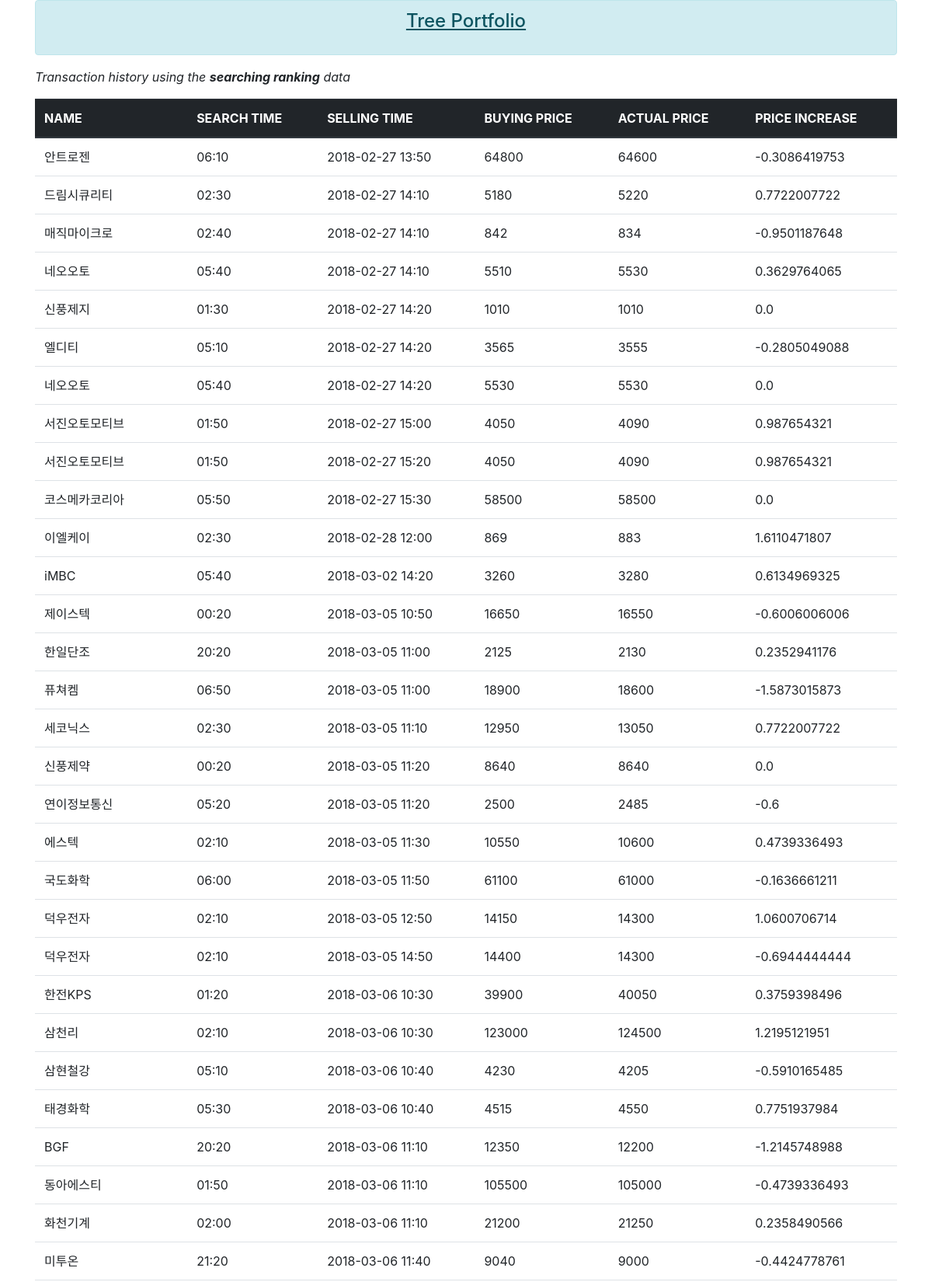
/best_table/ (upper part), run on the app's committed database.
### main/models.py (models this page shows, shortened)
class Transaction(models.Model):
	name = models.CharField(max_length=30)
	search_time = models.CharField(max_length=30)
	selling_time = models.CharField(max_length=30)
	buying_price = models.CharField(max_length=30)
	actual_price = models.CharField(max_length=30)
	price_increase = models.CharField(max_length=30)

### main/views.py (the view)
# urls.py: url(r'^best_table/$', views.best_table, name='best_table'),
def best_table(request):
	trans = Transaction.objects.all()
	context = {
		'trans' : trans
	}
	return render(request, 'main/best_table.html', context)

### main/templates/main/best_table.html (shortened to what this page needs)
<!DOCTYPE html>
<html lang="en">
    <head>
        {% load staticfiles %}
        <link rel="stylesheet" href="/static/main/css/bootstrap.min.css">
    </head>
    <body>
            <div class="container">
        <div class="alert alert-info"><h4><p class="text-center"><u>Tree Portfolio</u></p></h4></div>
                <p><em> Transaction history using the <strong>searching ranking</strong> data</em></p>
                <table class="table table-hover">
                    <thead class="thead-dark">
                        <tr>
                            <th> NAME </th>
                            <th> SEARCH TIME</th>
                            <th> SELLING TIME </th>
                            <th> BUYING PRICE </th>
                            <th> ACTUAL PRICE </th>
                            <th> PRICE INCREASE </th>
                        </tr>
                    </thead>
                    <tbody>
                        {% for item in trans %}
                        <tr>
                            <td>{{item.name}}</td>
                            <td>{{item.search_time}}</td>
                            <td>{{item.selling_time}}</td>
                            <td>{{item.buying_price}}</td>
                            <td>{{item.actual_price}}</td>
                            <td>{{item.price_increase}}</td>
                        </tr>
                        {% endfor %}
                    </tbody>
                </table>
            </div>
    </body>
</html>

### data on the page
Transaction: name "안트로젠", search_time "06:10", selling_time "2018-02-27 13:50", buying_price "64800", actual_price "64600", price_increase "-0.3086419753"
Transaction: name "드림시큐리티", search_time "02:30", selling_time "2018-02-27 14:10", buying_price "5180", actual_price "5220", price_increase "0.7722007722"
Transaction: name "매직마이크로", search_time "02:40", selling_time "2018-02-27 14:10", buying_price "842", actual_price "834", price_increase "-0.9501187648"
Transaction: name "네오오토", search_time "05:40", selling_time "2018-02-27 14:10", buying_price "5510", actual_price "5530", price_increase "0.3629764065"
Transaction: name "신풍제지", search_time "01:30", selling_time "2018-02-27 14:20", buying_price "1010", actual_price "1010", price_increase "0.0"
Transaction: name "엘디티", search_time "05:10", selling_time "2018-02-27 14:20", buying_price "3565", actual_price "3555", price_increase "-0.2805049088"
Transaction: name "네오오토", search_time "05:40", selling_time "2018-02-27 14:20", buying_price "5530", actual_price "5530", price_increase "0.0"
Transaction: name "서진오토모티브", search_time "01:50", selling_time "2018-02-27 15:00", buying_price "4050", actual_price "4090", price_increase "0.987654321"
Transaction: name "서진오토모티브", search_time "01:50", selling_time "2018-02-27 15:20", buying_price "4050", actual_price "4090", price_increase "0.987654321"
Transaction: name "코스메카코리아", search_time "05:50", selling_time "2018-02-27 15:30", buying_price "58500", actual_price "58500", price_increase "0.0"
Transaction: name "이엘케이", search_time "02:30", selling_time "2018-02-28 12:00", buying_price "869", actual_price "883", price_increase "1.6110471807"
Transaction: name "iMBC", search_time "05:40", selling_time "2018-03-02 14:20", buying_price "3260", actual_price "3280", price_increase "0.6134969325"
Transaction: name "제이스텍", search_time "00:20", selling_time "2018-03-05 10:50", buying_price "16650", actual_price "16550", price_increase "-0.6006006006"
Transaction: name "한일단조", search_time "20:20", selling_time "2018-03-05 11:00", buying_price "2125", actual_price "2130", price_increase "0.2352941176"
Transaction: name "퓨쳐켐", search_time "06:50", selling_time "2018-03-05 11:00", buying_price "18900", actual_price "18600", price_increase "-1.5873015873"
Transaction: name "세코닉스", search_time "02:30", selling_time "2018-03-05 11:10", buying_price "12950", actual_price "13050", price_increase "0.7722007722"
Transaction: name "신풍제약", search_time "00:20", selling_time "2018-03-05 11:20", buying_price "8640", actual_price "8640", price_increase "0.0"
Transaction: name "연이정보통신", search_time "05:20", selling_time "2018-03-05 11:20", buying_price "2500", actual_price "2485", price_increase "-0.6"
Transaction: name "에스텍", search_time "02:10", selling_time "2018-03-05 11:30", buying_price "10550", actual_price "10600", price_increase "0.4739336493"
Transaction: name "국도화학", search_time "06:00", selling_time "2018-03-05 11:50", buying_price "61100", actual_price "61000", price_increase "-0.1636661211"
Transaction: name "덕우전자", search_time "02:10", selling_time "2018-03-05 12:50", buying_price "14150", actual_price "14300", price_increase "1.0600706714"
Transaction: name "덕우전자", search_time "02:10", selling_time "2018-03-05 14:50", buying_price "14400", actual_price "14300", price_increase "-0.6944444444"
Transaction: name "한전KPS", search_time "01:20", selling_time "2018-03-06 10:30", buying_price "39900", actual_price "40050", price_increase "0.3759398496"
Transaction: name "삼천리", search_time "02:10", selling_time "2018-03-06 10:30", buying_price "123000", actual_price "124500", price_increase "1.2195121951"
Transaction: name "삼현철강", search_time "05:10", selling_time "2018-03-06 10:40", buying_price "4230", actual_price "4205", price_increase "-0.5910165485"
Transaction: name "태경화학", search_time "05:30", selling_time "2018-03-06 10:40", buying_price "4515", actual_price "4550", price_increase "0.7751937984"
Transaction: name "BGF", search_time "20:20", selling_time "2018-03-06 11:10", buying_price "12350", actual_price "12200", price_increase "-1.2145748988"
Transaction: name "동아에스티", search_time "01:50", selling_time "2018-03-06 11:10", buying_price "105500", actual_price "105000", price_increase "-0.4739336493"
Transaction: name "화천기계", search_time "02:00", selling_time "2018-03-06 11:10", buying_price "21200", actual_price "21250", price_increase "0.2358490566"
Transaction: name "미투온", search_time "21:20", selling_time "2018-03-06 11:40", buying_price "9040", actual_price "9000", price_increase "-0.4424778761"
